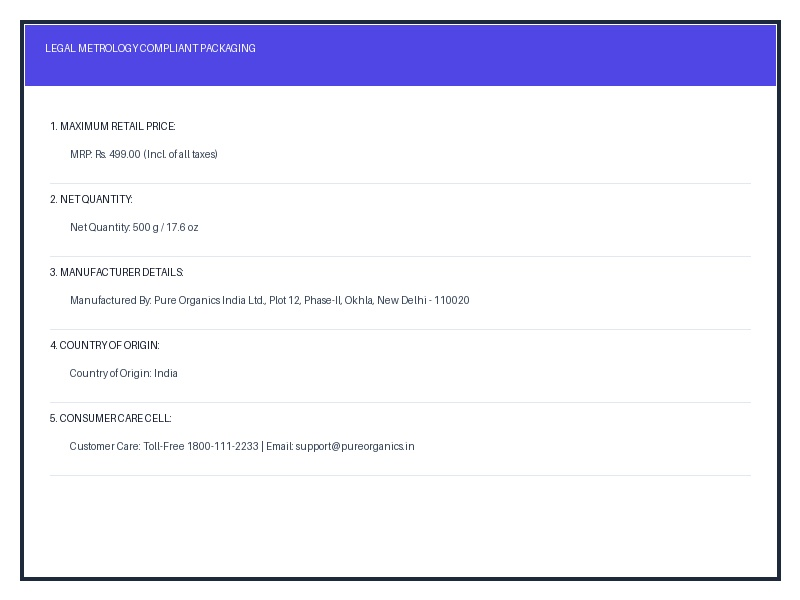
#> input picture sample_images/compliant_packaging.jpg, 800 x 600 px
$ python -i image_processor.py   (imports and definitions only)
#> lines starting #> are read from the running program, lines starting #| are printed output that depends on the picture
import cv2
import numpy as np
from PIL import Image


def deskew_image(gray_image: np.ndarray) -> np.ndarray:
    try:
        coords = np.column_stack(np.where(gray_image > 0))
        if len(coords) < 10:
            return gray_image

        angle = cv2.minAreaRect(coords)[-1]

        if angle < -45:
            angle = -(90 + angle)
        elif angle > 45:
            angle = 90 - angle
        else:
            angle = -angle

        if abs(angle) < 0.5 or abs(angle) > 45:
            return gray_image

        (h, w) = gray_image.shape[:2]
        center = (w // 2, h // 2)
        rotation_matrix = cv2.getRotationMatrix2D(center, angle, 1.0)
        deskewed = cv2.warpAffine(
            gray_image, rotation_matrix, (w, h),
            flags=cv2.INTER_CUBIC, borderMode=cv2.BORDER_REPLICATE
        )
        return deskewed
    except Exception:
        return gray_image


def preprocess_image_opencv(image_bytes: bytes) -> tuple:
    np_array = np.frombuffer(image_bytes, np.uint8)
    bgr_img = cv2.imdecode(np_array, cv2.IMREAD_COLOR)

    if bgr_img is None:
        raise ValueError("Could not decode image from provided file bytes.")

    height, width = bgr_img.shape[:2]
    if height > width:
        bgr_img = cv2.rotate(bgr_img, cv2.ROTATE_90_CLOCKWISE)

    gray = cv2.cvtColor(bgr_img, cv2.COLOR_BGR2GRAY)

    avg_brightness = cv2.mean(gray)[0]
    if avg_brightness < 127:
        gray = cv2.bitwise_not(gray)

    denoised = cv2.bilateralFilter(gray, d=9, sigmaColor=75, sigmaSpace=75)

    _, thresh = cv2.threshold(denoised, 0, 255, cv2.THRESH_BINARY + cv2.THRESH_OTSU)

    processed_gray = deskew_image(thresh)

    pil_processed = Image.fromarray(processed_gray)
    pil_original = Image.fromarray(cv2.cvtColor(bgr_img, cv2.COLOR_BGR2RGB))

    return pil_processed, pil_original

>>> import cv2
>>> picture = cv2.imread('../../sample_images/compliant_packaging.jpg', cv2.IMREAD_GRAYSCALE)
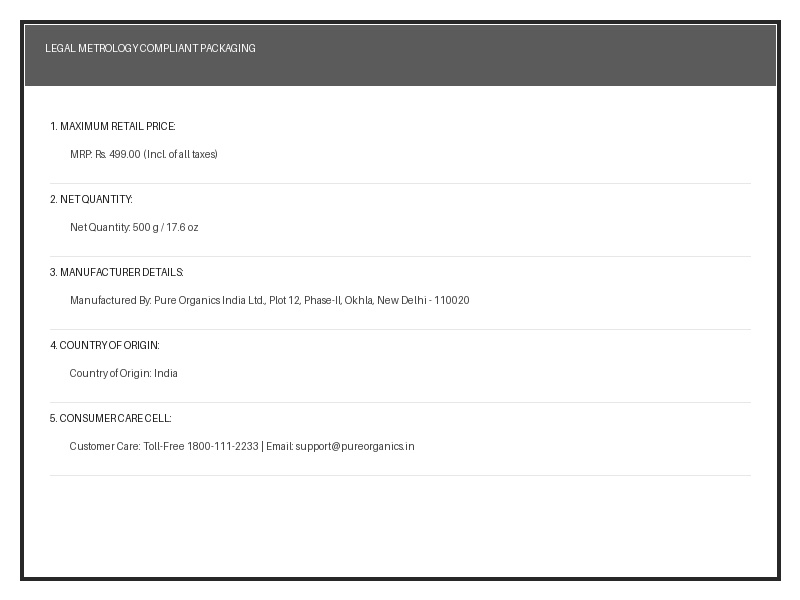
#> picture: shape (600, 800); min 22, max 255, mean 233
#> (the run stopped early here; a loop or call above may not have finished)
